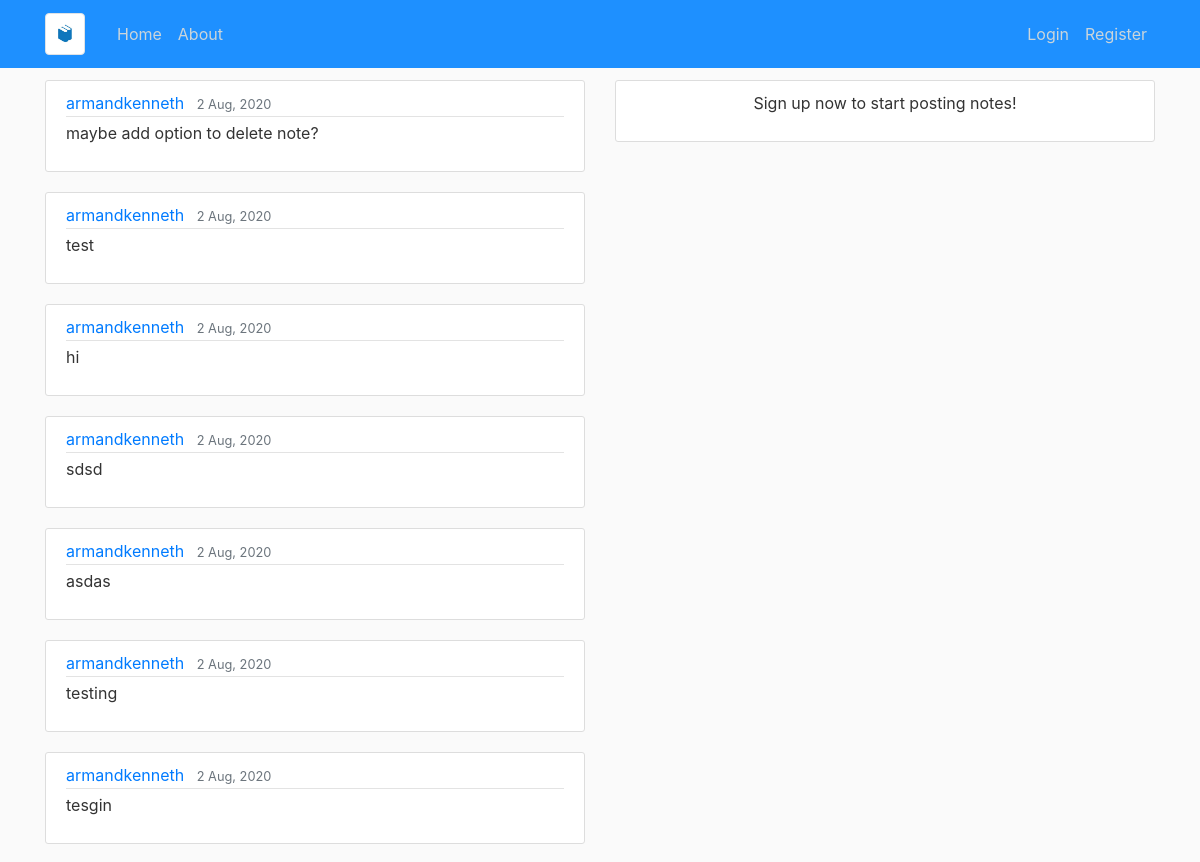
Before: / (upper part) with the older database file.
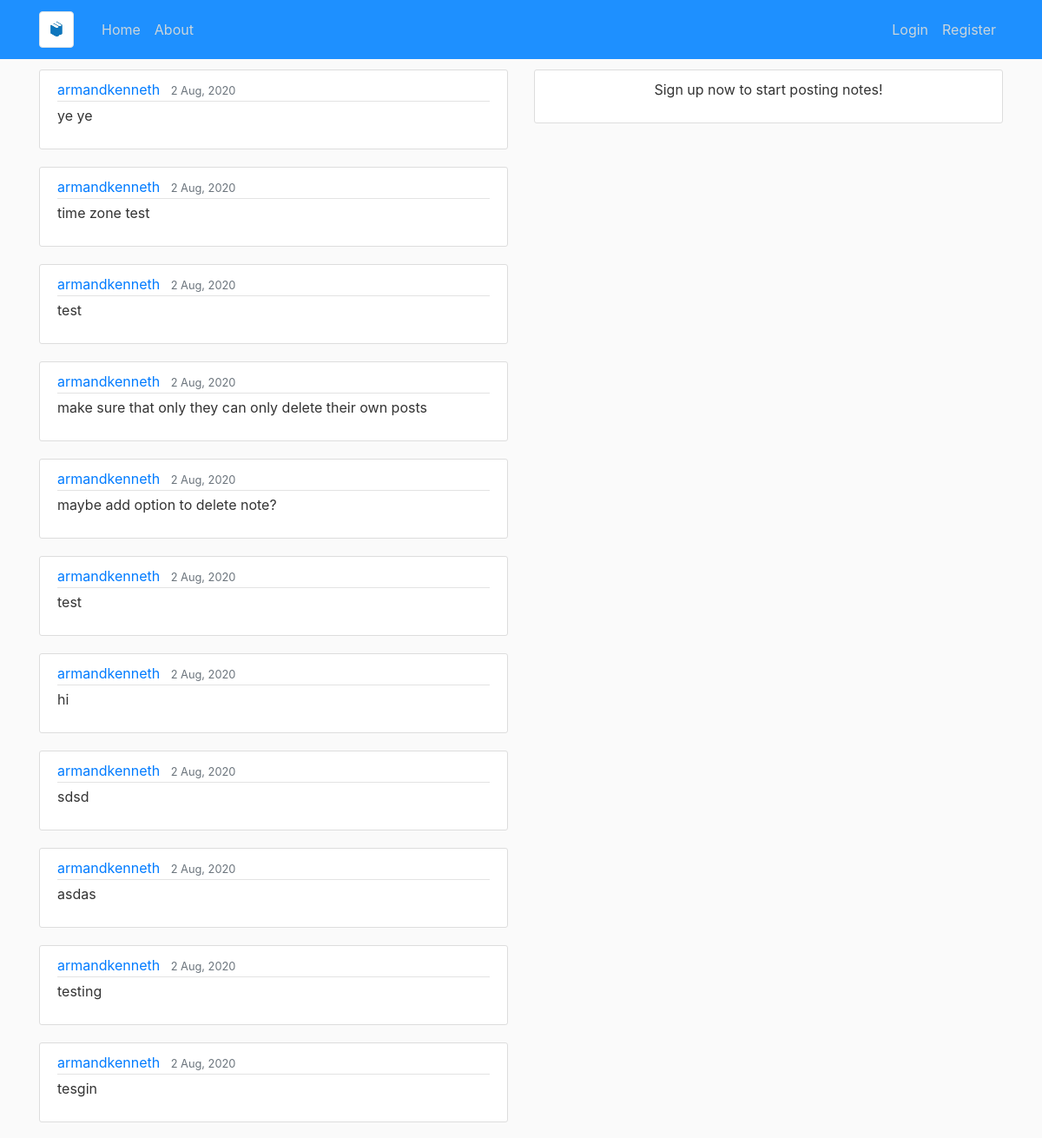
After: the same page with the newer database file.
### notes/models.py (models this page shows, shortened)
class Post(models.Model):
	content = models.TextField()
	date_posted = models.DateTimeField(default=timezone.now)
	author = models.ForeignKey(User, on_delete=models.CASCADE)

### notes/views.py (the view)
# urls.py: path('', views.create, name='notes-home'),
def create(request): # finally!
	if request.method == 'POST':
		form = SimpleForm(request.POST)
		if form.is_valid():
			a = request.user
			n = form.cleaned_data["message"]
			t = Post(content=n, author=a)
			t.save()
		return HttpResponseRedirect("/")
	else:
		form = SimpleForm()
	context = {
		'form': form,
		'posts': Post.objects.all().order_by('-date_posted')
	}
	return render(request, "notes/home.html", context)

### notes/templates/notes/home.html
{% extends "notes/base.html" %}
{% block content %}
	{% for post in posts %}
		<article class="media content-section">
		  <div class="media-body">
		    <div class="article-metadata">
		      <a class="mr-2" href="#">{{ post.author }}</a>
		      <small class="text-muted">{{ post.date_posted|date:"j M, Y" }}</small>
		    </div>
		    <p class="article-content">{{ post.content }}</p>
		  </div>
		</article>
	{% endfor %}
{% endblock content %}

Changed rows visible on the page:
added Post: author "armandkenneth", date_posted "2 Aug, 2020", content "ye ye"
added Post: author "armandkenneth", date_posted "2 Aug, 2020", content "time zone test"
added Post: author "armandkenneth", date_posted "2 Aug, 2020", content "test"
added Post: author "armandkenneth", date_posted "2 Aug, 2020", content "make sure that only they can only delete their own posts"
